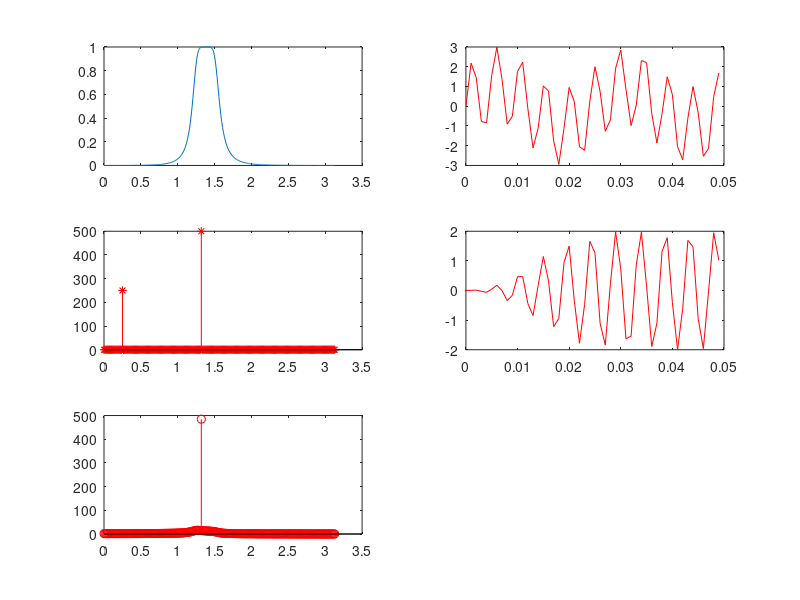

Write the MATLAB code that produced this figure.
% script to illustrate creation of bandpass IIR filter 
% and using it to filter a signal.
% works both on Octave and on Matlab
% R. Scaife, DCU, 18/09/2015

clf;
clear;
% # of samples
Nt = 500; 
% samples to plot
Nrng = [1:50];
% sampling rate s/s
fs = 1000;	
% sampling period
Ts = 1/fs;	
% centre freq, Hz
fc = 220;
% bandwidth Hz
fb = 50;
% signal freqs
f1 = 40;
f2 = 210;
% signal amplitudes
a1 = 1;
a2 = 2;
% filter parameters
fl = fc - fb/2;
fu = fc + fb/2;
% normalised centre freq
fcn = fc/fs;
fln = fl/fs;
fun = fu/fs;

% create transfer function
[b_butt, a_butt] = butter(3, [2*fln, 2*fun]); 
subplot(321);
% calc freq response
[Hw, W] = freqz(b_butt, a_butt, 250); 	
% plot magn response
plot(W, abs(Hw));

% create time vector
t = Ts*[0:Nt-1];
% create input signal
x = a1*sin(2*pi*f1*t) + a2*sin(2*pi*f2*t);

% filter x using bp filter
% y = flts(x,hz);	 
y = filter(b_butt, a_butt, x);
Xw = fft(x(1:Nt));
Yw = fft(y(1:Nt));
% norm. freq. axis (scilab)
% fN = [0:((Nt/2)-1)]/Nt;
% norm. ang. freq. axis (Matlab)
wN = 2*pi*[0:((Nt/2)-1)]/Nt;
subplot(323);
% plot spec of x
stem(wN, abs(Xw(1:Nt/2)), '*r');
subplot(325);
% plot spec of y
stem(wN, abs(Yw(1:Nt/2)), 'or');

subplot(322);
plot(t(Nrng),x(Nrng),'o');
plot(t(Nrng),x(Nrng),'-r');
subplot(324);
plot(t(Nrng),y(Nrng),'o');
plot(t(Nrng),y(Nrng),'-r');